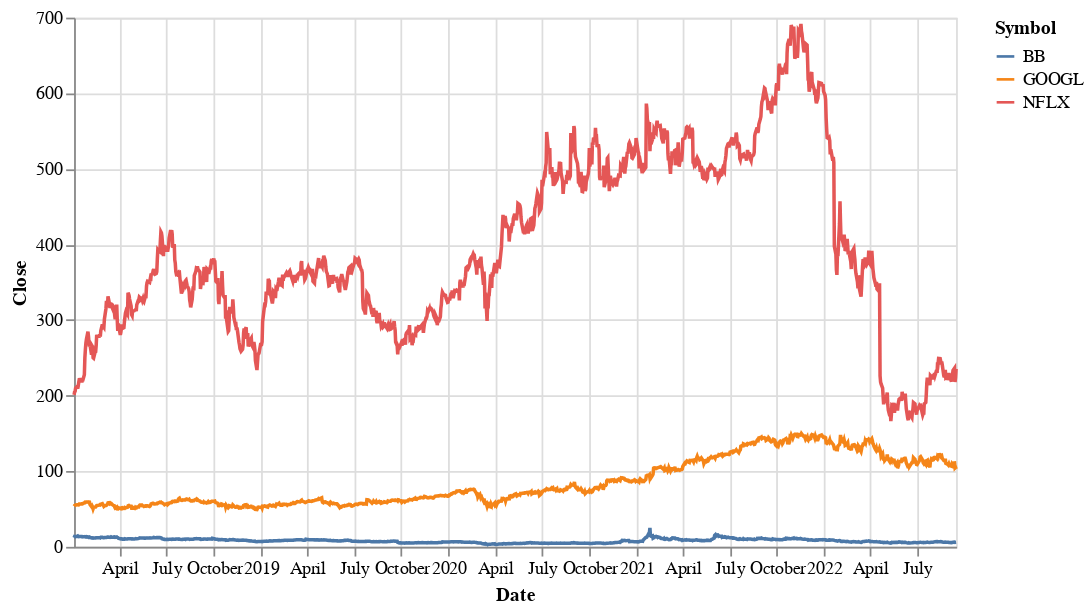

Notebook code cell kept with this figure:
### Code cell
# The 3 stocks chart 
(alt.
  Chart(stocks).
  mark_line().
  encode(x='Date', y='Close', color='Symbol').
  properties(height=300, width=500))

### Figure 1 — Vega-Lite specification as saved in the notebook (floating-point values rounded to 4 significant figures; data arrays with more than 128 entries replaced by an {"elided": "..."} marker saying what was removed)
{"config": {"view": {"continuousWidth": 400, "continuousHeight": 300}}, "data": {"name": "data-43df83348eb81a39647eb60fd8114487"}, "mark": "line", "encoding": {"color": {"field": "Symbol", "type": "nominal"}, "x": {"field": "Date", "type": "temporal"}, "y": {"field": "Close", "type": "quantitative"}}, "height": 300, "width": 500, "$schema": "https://vega.github.io/schema/vega-lite/v4.17.0.json", "datasets": {"data-43df83348eb81a39647eb60fd8114487": {"elided": "3555 records"}}}
